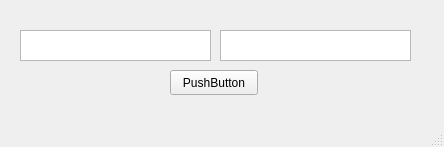
<?xml version="1.0" encoding="UTF-8"?>
<ui version="4.0">
 <class>MainWindow</class>
 <widget class="QMainWindow" name="MainWindow">
  <property name="geometry">
   <rect>
   <!-- //I am booored-->>
    <x>0</x>
    <y>0</y>
    <width>444</width>
    <height>147</height>
   </rect>
  </property>
  <property name="windowTitle">
   <string>MainWindow</string>
  </property>
  <widget class="QWidget" name="centralwidget">
   <widget class="QTextEdit" name="textEdit">
    <property name="geometry">
     <rect>
      <x>20</x>
      <y>30</y>
      <width>191</width>
      <height>31</height>
     </rect>
    </property>
   </widget>
   <widget class="QTextEdit" name="textEdit_2">
    <property name="geometry">
     <rect>
      <x>220</x>
      <y>30</y>
      <width>191</width>
      <height>31</height>
     </rect>
    </property>
   </widget>
   <widget class="QPushButton" name="pushButton">
    <property name="geometry">
     <rect>
      <x>170</x>
      <y>70</y>
      <width>88</width>
      <height>25</height>
     </rect>
    </property>
    <property name="text">
     <string>PushButton</string>
    </property>
   </widget>
  </widget>
  <widget class="QMenuBar" name="menubar">
   <property name="geometry">
    <rect>
     <x>0</x>
     <y>0</y>
     <width>444</width>
     <height>22</height>
    </rect>
   </property>
  </widget>
  <widget class="QStatusBar" name="statusbar"/>
 </widget>
 <resources/>
 <connections/>
</ui>
